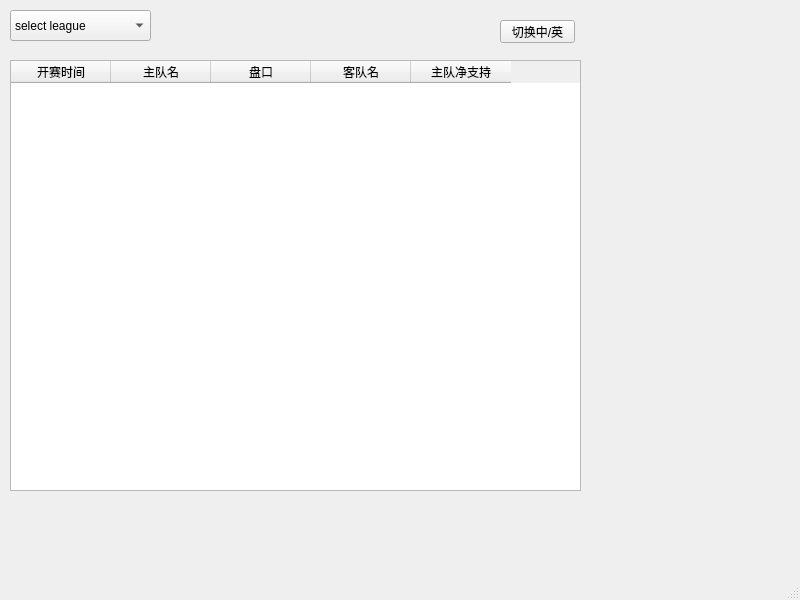
<?xml version="1.0" encoding="UTF-8"?>
<ui version="4.0">
 <class>MainWindow</class>
 <widget class="QMainWindow" name="MainWindow">
  <property name="geometry">
   <rect>
    <x>0</x>
    <y>0</y>
    <width>800</width>
    <height>600</height>
   </rect>
  </property>
  <property name="windowTitle">
   <string>MainWindow</string>
  </property>
  <widget class="QWidget" name="centralwidget">
   <widget class="QComboBox" name="comboBox">
    <property name="geometry">
     <rect>
      <x>10</x>
      <y>10</y>
      <width>141</width>
      <height>31</height>
     </rect>
    </property>
    <item>
     <property name="text">
      <string>select league</string>
     </property>
    </item>
    <item>
     <property name="text">
      <string>belgium</string>
     </property>
    </item>
    <item>
     <property name="text">
      <string>denmark</string>
     </property>
    </item>
    <item>
     <property name="text">
      <string>england</string>
     </property>
    </item>
    <item>
     <property name="text">
      <string>france</string>
     </property>
    </item>
    <item>
     <property name="text">
      <string>germany</string>
     </property>
    </item>
    <item>
     <property name="text">
      <string>italy</string>
     </property>
    </item>
    <item>
     <property name="text">
      <string>netherlands</string>
     </property>
    </item>
    <item>
     <property name="text">
      <string>portugal</string>
     </property>
    </item>
    <item>
     <property name="text">
      <string>russia</string>
     </property>
    </item>
    <item>
     <property name="text">
      <string>scotland</string>
     </property>
    </item>
    <item>
     <property name="text">
      <string>spain</string>
     </property>
    </item>
    <item>
     <property name="text">
      <string>turkey</string>
     </property>
    </item>
   </widget>
   <widget class="QTableWidget" name="tableWidget">
    <property name="geometry">
     <rect>
      <x>10</x>
      <y>60</y>
      <width>571</width>
      <height>431</height>
     </rect>
    </property>
    <column>
     <property name="text">
      <string>开赛时间</string>
     </property>
    </column>
    <column>
     <property name="text">
      <string>主队名</string>
     </property>
    </column>
    <column>
     <property name="text">
      <string>盘口</string>
     </property>
    </column>
    <column>
     <property name="text">
      <string>客队名</string>
     </property>
    </column>
    <column>
     <property name="text">
      <string>主队净支持</string>
     </property>
    </column>
   </widget>
   <widget class="QPushButton" name="pushButton">
    <property name="geometry">
     <rect>
      <x>500</x>
      <y>20</y>
      <width>75</width>
      <height>23</height>
     </rect>
    </property>
    <property name="text">
     <string>切换中/英</string>
    </property>
   </widget>
  </widget>
  <widget class="QMenuBar" name="menubar">
   <property name="geometry">
    <rect>
     <x>0</x>
     <y>0</y>
     <width>800</width>
     <height>23</height>
    </rect>
   </property>
  </widget>
  <widget class="QStatusBar" name="statusbar"/>
 </widget>
 <resources/>
 <connections/>
</ui>
